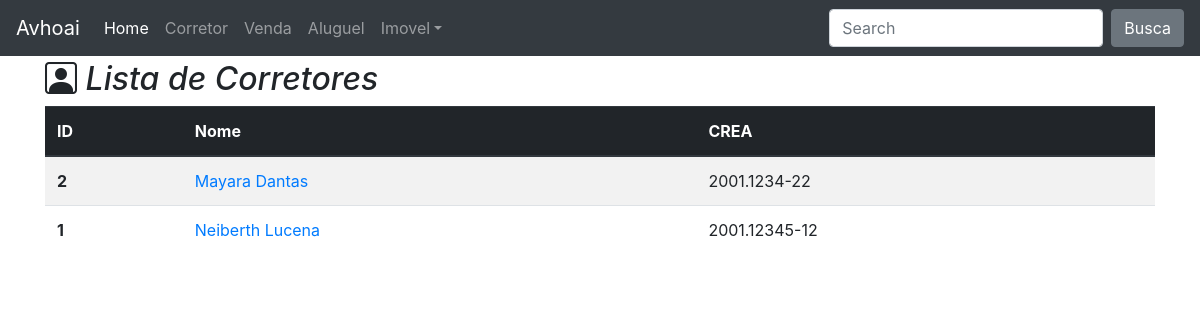
/corretor/, run on an earlier commit of the app's database.
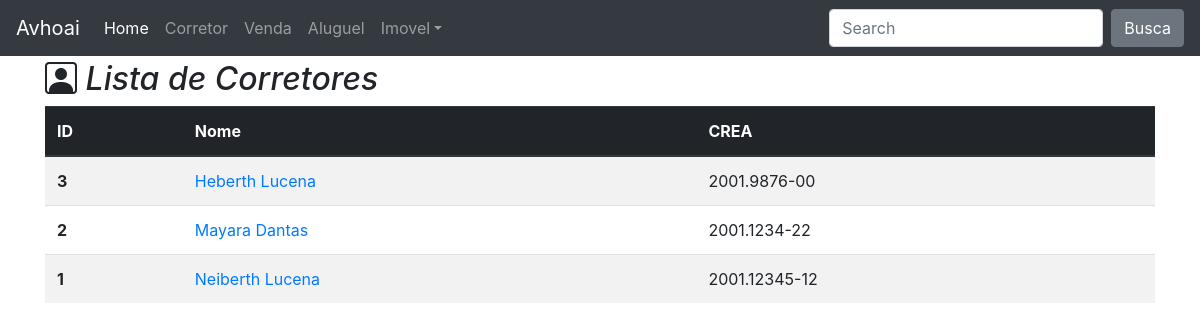
And on a later commit of the database.
### imobiliaria/models.py (models this page shows, shortened)
class Corretor(models.Model):
    nome    = models.CharField(max_length=100, null=False)
    email   = models.EmailField(max_length=100, null=True)
    celular = models.CharField(max_length=20, null=False)
    telefone= models.CharField(max_length=20, null=True)
    CREA    = models.CharField(max_length=30, null=False)
    foto    = models.ImageField(null=True, blank=True)
    class Meta:
        ordering = ('nome', )

### imobiliaria/views.py (the view)
# urls.py: path('corretor/', views.corretor_list, name="corretor_list"),
def corretor_list(request):
    template_name = 'corretor/corretor_list.html'
    objects = Corretor.objects.all()
    context = {'objects_list': objects}
    return render(request, template_name, context)

### imobiliaria/templates/corretor/corretor_list.html
{% extends "base.html" %}
{% load static %}
{% block content %}
<div class="page-header">
    <h2> <i class="bi bi-person-square"> Lista de Corretores</i> </h2>
    {% if objects_list %}
        <table class="table table-striped">
            <thead class="thead-dark">
                <tr>
                    <th scope="col">ID</th>
                    <th scope="col">Nome</th>
                    <th scope="col">CREA</th>
                </tr>
            </thead>
            <tbody>
                {% for objects in objects_list %}
                    <tr>
                      <th scope="row">{{ objects.id }}</th>
                      <td>
                          <a href="{% url 'corretor_detail' pk=objects.pk %}">{{ objects.nome }}</a>
                      </td>
                      <td>{{ objects.CREA }}</td>
                    </tr>
                {% endfor %}
            </tbody>
        </table>
    {% else %}
        <p class="alert alert-warning">Não Exite nenhum Corretor Cadastrado</p>
    {% endif %}
</div>
{% endblock content %}

### imobiliaria/templates/base.html (shortened to what this page needs)
<!doctype html>
<html lang="en">
  <head>
    <link rel="stylesheet" href="https://maxcdn.bootstrapcdn.com/bootstrap/4.0.0/css/bootstrap.min.css">
    <link rel="stylesheet" href="https://cdn.jsdelivr.net/npm/@fortawesome/fontawesome-free@5.15.4/css/fontawesome.min.css">
    <link rel="stylesheet" href="https://cdn.jsdelivr.net/npm/bootstrap-icons@1.6.0/font/bootstrap-icons.css">
  </head>
  <body>
    {% include "includes/nav.html" %}
    <div class="container">
      {% block content %}
      {% endblock content %}
    </div>
  </body>
</html>

### imobiliaria/templates/includes/nav.html (shortened to what this page needs)
<nav class="navbar navbar-expand-md navbar-dark bg-dark fixed-top">
    <a class="navbar-brand" href="#">Avhoai</a>
    <div class="collapse navbar-collapse" id="navbarsExampleDefault">
        <ul class="navbar-nav mr-auto">
            <li class="nav-item active">
                <a class="nav-link" href="#">Home <span class="sr-only">(current)</span></a>
            </li>
            <li class="nav-item">
                <a class="nav-link" href="{% url 'corretor_list' %}">Corretor</a>
            </li>
            <li class="nav-item">
                <a class="nav-link" href="#" tabindex="-1" aria-disabled="true">Venda</a>
            </li>
            <li class="nav-item">
                <a class="nav-link" href="#" tabindex="-1" aria-disabled="true">Aluguel</a>
            </li>
            <li class="nav-item dropdown">
                <a class="nav-link dropdown-toggle" href="#" id="dropdown01" data-toggle="dropdown" aria-haspopup="true" aria-expanded="false">Imovel</a>
            </li>
        </ul>
        <form class="form-inline my-2 my-lg-0">
            <input class="form-control mr-sm-2" type="text" placeholder="Search" aria-label="Search">
            <button class="btn btn-secondary my-2 my-sm-0" type="submit">Busca</button>
        </form>
    </div>
</nav>

### imobiliaria/templates/base.html (style rules this page uses)
body { margin-top:60px; }

What changed in the data, as far as the page shows it:
added Corretor: id "3", nome "Heberth Lucena", CREA "2001.9876-00"
